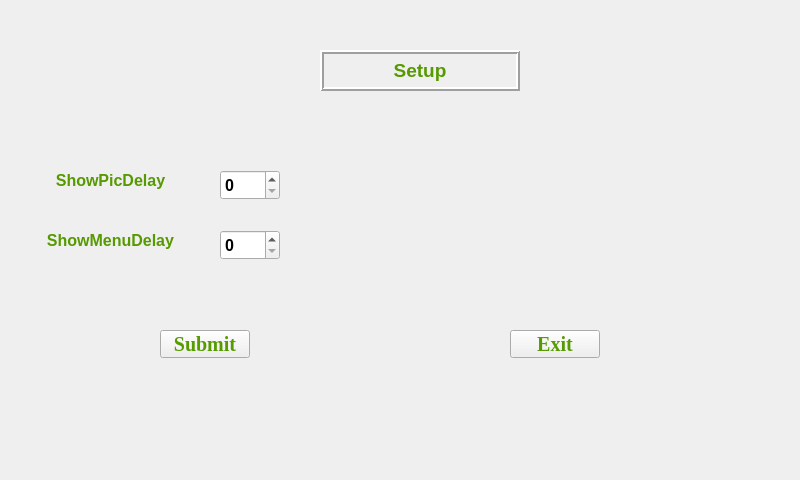
<?xml version="1.0" encoding="UTF-8"?>
<ui version="4.0">
 <class>SetupWin</class>
 <widget class="QWidget" name="SetupWin">
  <property name="geometry">
   <rect>
    <x>0</x>
    <y>0</y>
    <width>800</width>
    <height>480</height>
   </rect>
  </property>
  <property name="minimumSize">
   <size>
    <width>800</width>
    <height>480</height>
   </size>
  </property>
  <property name="maximumSize">
   <size>
    <width>800</width>
    <height>480</height>
   </size>
  </property>
  <property name="cursor">
   <cursorShape>BlankCursor</cursorShape>
  </property>
  <property name="windowTitle">
   <string>Form</string>
  </property>
  <property name="windowIcon">
   <iconset resource="../pic_ico.qrc">
    <normaloff>:/ico/pic_ico/house.png</normaloff>:/ico/pic_ico/house.png</iconset>
  </property>
  <property name="styleSheet">
   <string notr="true"/>
  </property>
  <widget class="QLabel" name="Lb_etup">
   <property name="geometry">
    <rect>
     <x>320</x>
     <y>50</y>
     <width>200</width>
     <height>41</height>
    </rect>
   </property>
   <property name="palette">
    <palette>
     <active>
      <colorrole role="WindowText">
       <brush brushstyle="SolidPattern">
        <color alpha="255">
         <red>86</red>
         <green>153</green>
         <blue>0</blue>
        </color>
       </brush>
      </colorrole>
     </active>
     <inactive>
      <colorrole role="WindowText">
       <brush brushstyle="SolidPattern">
        <color alpha="255">
         <red>86</red>
         <green>153</green>
         <blue>0</blue>
        </color>
       </brush>
      </colorrole>
     </inactive>
     <disabled>
      <colorrole role="WindowText">
       <brush brushstyle="SolidPattern">
        <color alpha="255">
         <red>120</red>
         <green>120</green>
         <blue>120</blue>
        </color>
       </brush>
      </colorrole>
     </disabled>
    </palette>
   </property>
   <property name="font">
    <font>
     <family>Ubuntu</family>
     <pointsize>14</pointsize>
     <weight>75</weight>
     <bold>true</bold>
    </font>
   </property>
   <property name="cursor">
    <cursorShape>BlankCursor</cursorShape>
   </property>
   <property name="autoFillBackground">
    <bool>true</bool>
   </property>
   <property name="frameShape">
    <enum>QFrame::Box</enum>
   </property>
   <property name="frameShadow">
    <enum>QFrame::Raised</enum>
   </property>
   <property name="lineWidth">
    <number>2</number>
   </property>
   <property name="text">
    <string>Setup</string>
   </property>
   <property name="alignment">
    <set>Qt::AlignCenter</set>
   </property>
  </widget>
  <widget class="QLabel" name="Lb_showpicdelay">
   <property name="geometry">
    <rect>
     <x>30</x>
     <y>160</y>
     <width>161</width>
     <height>41</height>
    </rect>
   </property>
   <property name="palette">
    <palette>
     <active>
      <colorrole role="WindowText">
       <brush brushstyle="SolidPattern">
        <color alpha="255">
         <red>86</red>
         <green>153</green>
         <blue>0</blue>
        </color>
       </brush>
      </colorrole>
     </active>
     <inactive>
      <colorrole role="WindowText">
       <brush brushstyle="SolidPattern">
        <color alpha="255">
         <red>86</red>
         <green>153</green>
         <blue>0</blue>
        </color>
       </brush>
      </colorrole>
     </inactive>
     <disabled>
      <colorrole role="WindowText">
       <brush brushstyle="SolidPattern">
        <color alpha="255">
         <red>120</red>
         <green>120</green>
         <blue>120</blue>
        </color>
       </brush>
      </colorrole>
     </disabled>
    </palette>
   </property>
   <property name="font">
    <font>
     <family>Ubuntu</family>
     <pointsize>12</pointsize>
     <weight>75</weight>
     <bold>true</bold>
    </font>
   </property>
   <property name="cursor">
    <cursorShape>BlankCursor</cursorShape>
   </property>
   <property name="autoFillBackground">
    <bool>false</bool>
   </property>
   <property name="frameShape">
    <enum>QFrame::NoFrame</enum>
   </property>
   <property name="frameShadow">
    <enum>QFrame::Plain</enum>
   </property>
   <property name="lineWidth">
    <number>1</number>
   </property>
   <property name="text">
    <string>ShowPicDelay</string>
   </property>
   <property name="alignment">
    <set>Qt::AlignCenter</set>
   </property>
  </widget>
  <widget class="QLabel" name="Lb_showmenudelay">
   <property name="geometry">
    <rect>
     <x>30</x>
     <y>220</y>
     <width>161</width>
     <height>41</height>
    </rect>
   </property>
   <property name="palette">
    <palette>
     <active>
      <colorrole role="WindowText">
       <brush brushstyle="SolidPattern">
        <color alpha="255">
         <red>86</red>
         <green>153</green>
         <blue>0</blue>
        </color>
       </brush>
      </colorrole>
     </active>
     <inactive>
      <colorrole role="WindowText">
       <brush brushstyle="SolidPattern">
        <color alpha="255">
         <red>86</red>
         <green>153</green>
         <blue>0</blue>
        </color>
       </brush>
      </colorrole>
     </inactive>
     <disabled>
      <colorrole role="WindowText">
       <brush brushstyle="SolidPattern">
        <color alpha="255">
         <red>120</red>
         <green>120</green>
         <blue>120</blue>
        </color>
       </brush>
      </colorrole>
     </disabled>
    </palette>
   </property>
   <property name="font">
    <font>
     <family>Ubuntu</family>
     <pointsize>12</pointsize>
     <weight>75</weight>
     <bold>true</bold>
    </font>
   </property>
   <property name="cursor">
    <cursorShape>BlankCursor</cursorShape>
   </property>
   <property name="autoFillBackground">
    <bool>false</bool>
   </property>
   <property name="frameShape">
    <enum>QFrame::NoFrame</enum>
   </property>
   <property name="frameShadow">
    <enum>QFrame::Plain</enum>
   </property>
   <property name="lineWidth">
    <number>1</number>
   </property>
   <property name="text">
    <string>ShowMenuDelay</string>
   </property>
   <property name="alignment">
    <set>Qt::AlignCenter</set>
   </property>
  </widget>
  <widget class="QSpinBox" name="spinBox_ShowPic">
   <property name="geometry">
    <rect>
     <x>220</x>
     <y>170</y>
     <width>60</width>
     <height>30</height>
    </rect>
   </property>
   <property name="font">
    <font>
     <pointsize>12</pointsize>
     <weight>75</weight>
     <bold>true</bold>
    </font>
   </property>
   <property name="cursor">
    <cursorShape>BlankCursor</cursorShape>
   </property>
   <property name="focusPolicy">
    <enum>Qt::NoFocus</enum>
   </property>
   <property name="minimum">
    <number>0</number>
   </property>
   <property name="maximum">
    <number>30</number>
   </property>
  </widget>
  <widget class="QSpinBox" name="spinBox_ShowMenu">
   <property name="geometry">
    <rect>
     <x>220</x>
     <y>230</y>
     <width>60</width>
     <height>30</height>
    </rect>
   </property>
   <property name="font">
    <font>
     <pointsize>12</pointsize>
     <weight>75</weight>
     <bold>true</bold>
    </font>
   </property>
   <property name="cursor">
    <cursorShape>BlankCursor</cursorShape>
   </property>
   <property name="minimum">
    <number>0</number>
   </property>
   <property name="maximum">
    <number>30</number>
   </property>
  </widget>
  <widget class="QPushButton" name="Bt_Commit">
   <property name="geometry">
    <rect>
     <x>160</x>
     <y>330</y>
     <width>90</width>
     <height>28</height>
    </rect>
   </property>
   <property name="palette">
    <palette>
     <active>
      <colorrole role="ButtonText">
       <brush brushstyle="SolidPattern">
        <color alpha="255">
         <red>86</red>
         <green>156</green>
         <blue>0</blue>
        </color>
       </brush>
      </colorrole>
     </active>
     <inactive>
      <colorrole role="ButtonText">
       <brush brushstyle="SolidPattern">
        <color alpha="255">
         <red>86</red>
         <green>156</green>
         <blue>0</blue>
        </color>
       </brush>
      </colorrole>
     </inactive>
     <disabled>
      <colorrole role="ButtonText">
       <brush brushstyle="SolidPattern">
        <color alpha="255">
         <red>159</red>
         <green>158</green>
         <blue>158</blue>
        </color>
       </brush>
      </colorrole>
     </disabled>
    </palette>
   </property>
   <property name="font">
    <font>
     <family>Times New Roman</family>
     <pointsize>15</pointsize>
     <weight>75</weight>
     <bold>true</bold>
    </font>
   </property>
   <property name="cursor">
    <cursorShape>BlankCursor</cursorShape>
   </property>
   <property name="focusPolicy">
    <enum>Qt::NoFocus</enum>
   </property>
   <property name="styleSheet">
    <string notr="true"/>
   </property>
   <property name="text">
    <string>Submit</string>
   </property>
  </widget>
  <widget class="QPushButton" name="Bt_Exit">
   <property name="geometry">
    <rect>
     <x>510</x>
     <y>330</y>
     <width>90</width>
     <height>28</height>
    </rect>
   </property>
   <property name="palette">
    <palette>
     <active>
      <colorrole role="ButtonText">
       <brush brushstyle="SolidPattern">
        <color alpha="255">
         <red>86</red>
         <green>156</green>
         <blue>0</blue>
        </color>
       </brush>
      </colorrole>
     </active>
     <inactive>
      <colorrole role="ButtonText">
       <brush brushstyle="SolidPattern">
        <color alpha="255">
         <red>86</red>
         <green>156</green>
         <blue>0</blue>
        </color>
       </brush>
      </colorrole>
     </inactive>
     <disabled>
      <colorrole role="ButtonText">
       <brush brushstyle="SolidPattern">
        <color alpha="255">
         <red>159</red>
         <green>158</green>
         <blue>158</blue>
        </color>
       </brush>
      </colorrole>
     </disabled>
    </palette>
   </property>
   <property name="font">
    <font>
     <family>Times New Roman</family>
     <pointsize>15</pointsize>
     <weight>75</weight>
     <bold>true</bold>
    </font>
   </property>
   <property name="cursor">
    <cursorShape>BlankCursor</cursorShape>
   </property>
   <property name="focusPolicy">
    <enum>Qt::NoFocus</enum>
   </property>
   <property name="text">
    <string>Exit</string>
   </property>
  </widget>
 </widget>
 <resources>
  <include location="../pic_ico.qrc"/>
 </resources>
 <connections/>
</ui>
